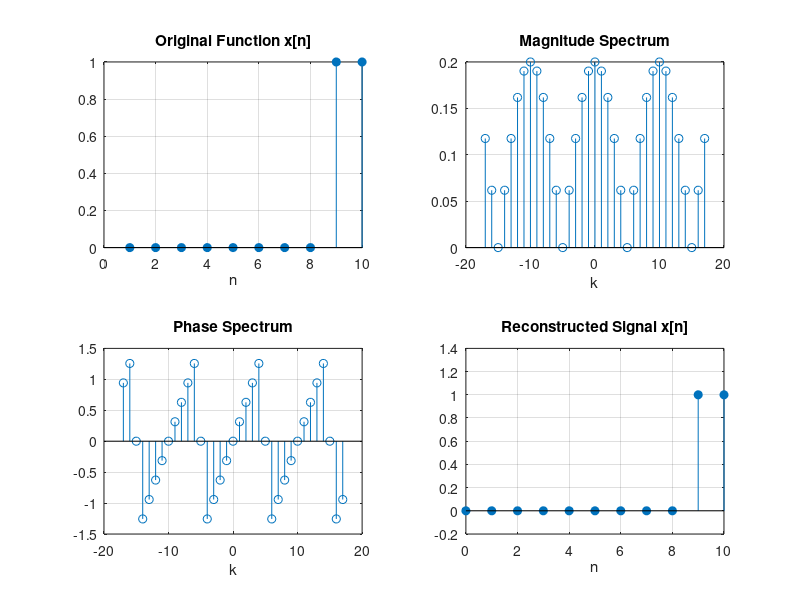

MATLAB code to generate this figure:
function [] = discreteSquare()
    N = 10; % Period N

    n_definition = 1:1:N;
    x = [0 0 0 0 0 0 0 0 1 1]; % 1 - 10

    subplot(2, 2, 1)
    stem(n_definition, x, 'filled');
    title('Original Function x[n]')
    xlabel('n');
    grid

    ak = zeros(1, 35);
    length(ak);

    for k = -17:1:17
        for n = 1:1:N
            ak(k + 18) = ak(k + 18) + (x(n) ...
                * (exp(-1i * k * (2 * pi * (1 / N)) * n))) / N;
        end
    end

    k_axis = -17:1:17;
    length(k_axis);

    mag_ak = abs(ak);

    tol = 1e-6;

    for k = -17:1:17
        if abs(ak(k + 18)) < tol
            ak(k + 18) = 0;
        end
    end

    phase_ak = angle(ak);

    subplot(2, 2, 2)
    stem(k_axis, mag_ak);
    title('Magnitude Spectrum');
    xlabel('k')
    grid

    subplot(2, 2, 3)
    stem(k_axis, phase_ak);
    title('Phase Spectrum');
    xlabel('k')
    grid

    x_recon = zeros(1, N + 1);

    for n = 1:N
        for k = 1:1:N
            x_recon(n + 1) = x_recon(n + 1) + (ak(k + 18) ...
                .* (exp(1i * k * (2 * pi * (1 / N)) * n)));
        end
    end

    n_axis = 0:1:N;
    subplot(2, 2, 4)
    stem(n_axis, real(x_recon), 'filled')
    title('Reconstructed Signal x[n]')
    xlabel('n')
    grid
